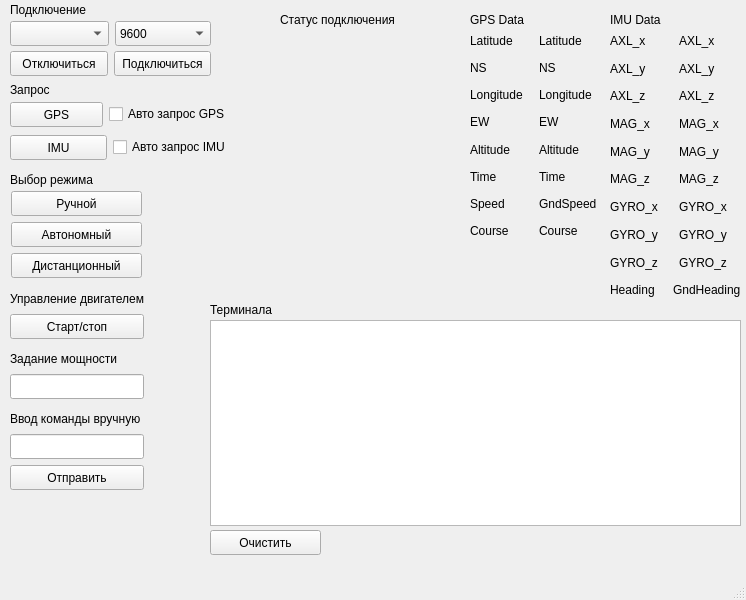
<?xml version="1.0" encoding="UTF-8"?>
<ui version="4.0">
 <class>MainWindow</class>
 <widget class="QMainWindow" name="MainWindow">
  <property name="geometry">
   <rect>
    <x>0</x>
    <y>0</y>
    <width>746</width>
    <height>600</height>
   </rect>
  </property>
  <property name="windowTitle">
   <string>MainWindow</string>
  </property>
  <widget class="QWidget" name="centralwidget">
   <widget class="QLabel" name="label">
    <property name="geometry">
     <rect>
      <x>10</x>
      <y>0</y>
      <width>151</width>
      <height>20</height>
     </rect>
    </property>
    <property name="text">
     <string>Подключение</string>
    </property>
   </widget>
   <widget class="QLabel" name="label_2">
    <property name="geometry">
     <rect>
      <x>10</x>
      <y>80</y>
      <width>51</width>
      <height>20</height>
     </rect>
    </property>
    <property name="text">
     <string>Запрос</string>
    </property>
   </widget>
   <widget class="QLabel" name="label_3">
    <property name="geometry">
     <rect>
      <x>10</x>
      <y>170</y>
      <width>91</width>
      <height>20</height>
     </rect>
    </property>
    <property name="text">
     <string>Выбор режима</string>
    </property>
   </widget>
   <widget class="QTextBrowser" name="textBrowser">
    <property name="geometry">
     <rect>
      <x>210</x>
      <y>320</y>
      <width>531</width>
      <height>206</height>
     </rect>
    </property>
    <property name="font">
     <font>
      <family>Segoe UI</family>
      <pointsize>8</pointsize>
      <italic>false</italic>
      <bold>false</bold>
      <kerning>true</kerning>
     </font>
    </property>
    <property name="styleSheet">
     <string notr="true"/>
    </property>
   </widget>
   <widget class="QLabel" name="label_7">
    <property name="geometry">
     <rect>
      <x>210</x>
      <y>300</y>
      <width>151</width>
      <height>20</height>
     </rect>
    </property>
    <property name="text">
     <string>Терминала</string>
    </property>
   </widget>
   <widget class="QPushButton" name="btn_clean_textBrw">
    <property name="geometry">
     <rect>
      <x>210</x>
      <y>530</y>
      <width>111</width>
      <height>25</height>
     </rect>
    </property>
    <property name="minimumSize">
     <size>
      <width>0</width>
      <height>25</height>
     </size>
    </property>
    <property name="styleSheet">
     <string notr="true"/>
    </property>
    <property name="text">
     <string>Очистить</string>
    </property>
   </widget>
   <widget class="QLabel" name="label_8">
    <property name="geometry">
     <rect>
      <x>470</x>
      <y>10</y>
      <width>131</width>
      <height>20</height>
     </rect>
    </property>
    <property name="text">
     <string>GPS Data</string>
    </property>
   </widget>
   <widget class="QLabel" name="label_9">
    <property name="geometry">
     <rect>
      <x>610</x>
      <y>10</y>
      <width>131</width>
      <height>20</height>
     </rect>
    </property>
    <property name="text">
     <string>IMU Data</string>
    </property>
   </widget>
   <widget class="QLabel" name="label_10">
    <property name="geometry">
     <rect>
      <x>280</x>
      <y>10</y>
      <width>131</width>
      <height>20</height>
     </rect>
    </property>
    <property name="text">
     <string>Статус подключения</string>
    </property>
   </widget>
   <widget class="QWidget" name="">
    <property name="geometry">
     <rect>
      <x>10</x>
      <y>290</y>
      <width>134</width>
      <height>49</height>
     </rect>
    </property>
    <layout class="QVBoxLayout" name="verticalLayout_4">
     <item>
      <widget class="QLabel" name="label_4">
       <property name="text">
        <string>Управление двигателем</string>
       </property>
      </widget>
     </item>
     <item>
      <widget class="QPushButton" name="btn_ctrl_mtr">
       <property name="minimumSize">
        <size>
         <width>0</width>
         <height>25</height>
        </size>
       </property>
       <property name="styleSheet">
        <string notr="true"/>
       </property>
       <property name="text">
        <string>Старт/стоп</string>
       </property>
      </widget>
     </item>
    </layout>
   </widget>
   <widget class="QWidget" name="">
    <property name="geometry">
     <rect>
      <x>470</x>
      <y>30</y>
      <width>131</width>
      <height>211</height>
     </rect>
    </property>
    <layout class="QVBoxLayout" name="verticalLayout">
     <item>
      <layout class="QHBoxLayout" name="horizontalLayout">
       <item>
        <widget class="QLabel" name="lb_latitude">
         <property name="styleSheet">
          <string notr="true"/>
         </property>
         <property name="text">
          <string>Latitude</string>
         </property>
        </widget>
       </item>
       <item>
        <widget class="QLabel" name="lb_latitude_val">
         <property name="styleSheet">
          <string notr="true"/>
         </property>
         <property name="text">
          <string>Latitude</string>
         </property>
        </widget>
       </item>
      </layout>
     </item>
     <item>
      <layout class="QHBoxLayout" name="horizontalLayout_2">
       <item>
        <widget class="QLabel" name="lb_NS">
         <property name="styleSheet">
          <string notr="true"/>
         </property>
         <property name="text">
          <string>NS</string>
         </property>
        </widget>
       </item>
       <item>
        <widget class="QLabel" name="lb_NS_val">
         <property name="styleSheet">
          <string notr="true"/>
         </property>
         <property name="text">
          <string>NS</string>
         </property>
        </widget>
       </item>
      </layout>
     </item>
     <item>
      <layout class="QHBoxLayout" name="horizontalLayout_3">
       <item>
        <widget class="QLabel" name="lb_longitude">
         <property name="styleSheet">
          <string notr="true"/>
         </property>
         <property name="text">
          <string>Longitude</string>
         </property>
        </widget>
       </item>
       <item>
        <widget class="QLabel" name="lb_longitude_val">
         <property name="styleSheet">
          <string notr="true"/>
         </property>
         <property name="text">
          <string>Longitude</string>
         </property>
        </widget>
       </item>
      </layout>
     </item>
     <item>
      <layout class="QHBoxLayout" name="horizontalLayout_4">
       <item>
        <widget class="QLabel" name="lb_EW">
         <property name="styleSheet">
          <string notr="true"/>
         </property>
         <property name="text">
          <string>EW</string>
         </property>
        </widget>
       </item>
       <item>
        <widget class="QLabel" name="lb_EW_val">
         <property name="styleSheet">
          <string notr="true"/>
         </property>
         <property name="text">
          <string>EW</string>
         </property>
        </widget>
       </item>
      </layout>
     </item>
     <item>
      <layout class="QHBoxLayout" name="horizontalLayout_5">
       <item>
        <widget class="QLabel" name="lb_altitude">
         <property name="styleSheet">
          <string notr="true"/>
         </property>
         <property name="text">
          <string>Altitude</string>
         </property>
        </widget>
       </item>
       <item>
        <widget class="QLabel" name="lb_altitude_val">
         <property name="styleSheet">
          <string notr="true"/>
         </property>
         <property name="text">
          <string>Altitude</string>
         </property>
        </widget>
       </item>
      </layout>
     </item>
     <item>
      <layout class="QHBoxLayout" name="horizontalLayout_6">
       <item>
        <widget class="QLabel" name="lb_time">
         <property name="styleSheet">
          <string notr="true"/>
         </property>
         <property name="text">
          <string>Time</string>
         </property>
        </widget>
       </item>
       <item>
        <widget class="QLabel" name="lb_time_val">
         <property name="styleSheet">
          <string notr="true"/>
         </property>
         <property name="text">
          <string>Time</string>
         </property>
        </widget>
       </item>
      </layout>
     </item>
     <item>
      <layout class="QHBoxLayout" name="horizontalLayout_7">
       <item>
        <widget class="QLabel" name="lb_grndSpeed">
         <property name="styleSheet">
          <string notr="true"/>
         </property>
         <property name="text">
          <string>Speed</string>
         </property>
        </widget>
       </item>
       <item>
        <widget class="QLabel" name="lb_grndSpeed_val">
         <property name="styleSheet">
          <string notr="true"/>
         </property>
         <property name="text">
          <string>GndSpeed</string>
         </property>
        </widget>
       </item>
      </layout>
     </item>
     <item>
      <layout class="QHBoxLayout" name="horizontalLayout_8">
       <item>
        <widget class="QLabel" name="lb_rmc_course">
         <property name="styleSheet">
          <string notr="true"/>
         </property>
         <property name="text">
          <string>Course</string>
         </property>
        </widget>
       </item>
       <item>
        <widget class="QLabel" name="lb_rmc_cource_val">
         <property name="styleSheet">
          <string notr="true"/>
         </property>
         <property name="text">
          <string>Course</string>
         </property>
        </widget>
       </item>
      </layout>
     </item>
    </layout>
   </widget>
   <widget class="QWidget" name="">
    <property name="geometry">
     <rect>
      <x>610</x>
      <y>30</y>
      <width>131</width>
      <height>271</height>
     </rect>
    </property>
    <layout class="QVBoxLayout" name="verticalLayout_2">
     <item>
      <layout class="QHBoxLayout" name="horizontalLayout_9">
       <item>
        <widget class="QLabel" name="lb_AXL_x">
         <property name="styleSheet">
          <string notr="true"/>
         </property>
         <property name="text">
          <string>AXL_x</string>
         </property>
        </widget>
       </item>
       <item>
        <widget class="QLabel" name="lb_AXL_x_val">
         <property name="styleSheet">
          <string notr="true"/>
         </property>
         <property name="text">
          <string>AXL_x</string>
         </property>
        </widget>
       </item>
      </layout>
     </item>
     <item>
      <layout class="QHBoxLayout" name="horizontalLayout_10">
       <item>
        <widget class="QLabel" name="lb_AXL_y">
         <property name="styleSheet">
          <string notr="true"/>
         </property>
         <property name="text">
          <string>AXL_y</string>
         </property>
        </widget>
       </item>
       <item>
        <widget class="QLabel" name="lb_AXL_y_val">
         <property name="styleSheet">
          <string notr="true"/>
         </property>
         <property name="text">
          <string>AXL_y</string>
         </property>
        </widget>
       </item>
      </layout>
     </item>
     <item>
      <layout class="QHBoxLayout" name="horizontalLayout_11">
       <item>
        <widget class="QLabel" name="lb_AXL_z">
         <property name="styleSheet">
          <string notr="true"/>
         </property>
         <property name="text">
          <string>AXL_z</string>
         </property>
        </widget>
       </item>
       <item>
        <widget class="QLabel" name="lb_AXL_z_val">
         <property name="styleSheet">
          <string notr="true"/>
         </property>
         <property name="text">
          <string>AXL_z</string>
         </property>
        </widget>
       </item>
      </layout>
     </item>
     <item>
      <layout class="QHBoxLayout" name="horizontalLayout_12">
       <item>
        <widget class="QLabel" name="lb_MAG_x">
         <property name="styleSheet">
          <string notr="true"/>
         </property>
         <property name="text">
          <string>MAG_x</string>
         </property>
        </widget>
       </item>
       <item>
        <widget class="QLabel" name="lb_MAG_x_val">
         <property name="styleSheet">
          <string notr="true"/>
         </property>
         <property name="text">
          <string>MAG_x</string>
         </property>
        </widget>
       </item>
      </layout>
     </item>
     <item>
      <layout class="QHBoxLayout" name="horizontalLayout_13">
       <item>
        <widget class="QLabel" name="lb_MAG_y">
         <property name="styleSheet">
          <string notr="true"/>
         </property>
         <property name="text">
          <string>MAG_y</string>
         </property>
        </widget>
       </item>
       <item>
        <widget class="QLabel" name="lb_MAG_y_val">
         <property name="styleSheet">
          <string notr="true"/>
         </property>
         <property name="text">
          <string>MAG_y</string>
         </property>
        </widget>
       </item>
      </layout>
     </item>
     <item>
      <layout class="QHBoxLayout" name="horizontalLayout_14">
       <item>
        <widget class="QLabel" name="lb_MAG_z">
         <property name="styleSheet">
          <string notr="true"/>
         </property>
         <property name="text">
          <string>MAG_z</string>
         </property>
        </widget>
       </item>
       <item>
        <widget class="QLabel" name="lb_MAG_z_val">
         <property name="styleSheet">
          <string notr="true"/>
         </property>
         <property name="text">
          <string>MAG_z</string>
         </property>
        </widget>
       </item>
      </layout>
     </item>
     <item>
      <layout class="QHBoxLayout" name="horizontalLayout_15">
       <item>
        <widget class="QLabel" name="lb_GYRO_x">
         <property name="styleSheet">
          <string notr="true"/>
         </property>
         <property name="text">
          <string>GYRO_x</string>
         </property>
        </widget>
       </item>
       <item>
        <widget class="QLabel" name="lb_GYRO_x_val">
         <property name="styleSheet">
          <string notr="true"/>
         </property>
         <property name="text">
          <string>GYRO_x</string>
         </property>
        </widget>
       </item>
      </layout>
     </item>
     <item>
      <layout class="QHBoxLayout" name="horizontalLayout_16">
       <item>
        <widget class="QLabel" name="lb_GYRO_y">
         <property name="styleSheet">
          <string notr="true"/>
         </property>
         <property name="text">
          <string>GYRO_y</string>
         </property>
        </widget>
       </item>
       <item>
        <widget class="QLabel" name="lb_GYRO_y_val">
         <property name="styleSheet">
          <string notr="true"/>
         </property>
         <property name="text">
          <string>GYRO_y</string>
         </property>
        </widget>
       </item>
      </layout>
     </item>
     <item>
      <layout class="QHBoxLayout" name="horizontalLayout_17">
       <item>
        <widget class="QLabel" name="lb_GYRO_z">
         <property name="styleSheet">
          <string notr="true"/>
         </property>
         <property name="text">
          <string>GYRO_z</string>
         </property>
        </widget>
       </item>
       <item>
        <widget class="QLabel" name="lb_GYRO_z_val">
         <property name="styleSheet">
          <string notr="true"/>
         </property>
         <property name="text">
          <string>GYRO_z</string>
         </property>
        </widget>
       </item>
      </layout>
     </item>
     <item>
      <layout class="QHBoxLayout" name="horizontalLayout_18">
       <item>
        <widget class="QLabel" name="lb_GndHeading">
         <property name="styleSheet">
          <string notr="true"/>
         </property>
         <property name="text">
          <string>Heading</string>
         </property>
        </widget>
       </item>
       <item>
        <widget class="QLabel" name="lb_GndHeading_val">
         <property name="styleSheet">
          <string notr="true"/>
         </property>
         <property name="text">
          <string>GndHeading</string>
         </property>
        </widget>
       </item>
      </layout>
     </item>
    </layout>
   </widget>
   <widget class="QWidget" name="">
    <property name="geometry">
     <rect>
      <x>10</x>
      <y>100</y>
      <width>221</width>
      <height>62</height>
     </rect>
    </property>
    <layout class="QVBoxLayout" name="verticalLayout_3">
     <item>
      <layout class="QHBoxLayout" name="horizontalLayout_20">
       <item>
        <widget class="QPushButton" name="btn_gps">
         <property name="minimumSize">
          <size>
           <width>0</width>
           <height>25</height>
          </size>
         </property>
         <property name="styleSheet">
          <string notr="true"/>
         </property>
         <property name="text">
          <string>GPS</string>
         </property>
        </widget>
       </item>
       <item>
        <widget class="QCheckBox" name="checkBox">
         <property name="text">
          <string>Авто запрос GPS</string>
         </property>
        </widget>
       </item>
      </layout>
     </item>
     <item>
      <layout class="QHBoxLayout" name="horizontalLayout_19">
       <item>
        <widget class="QPushButton" name="btn_imu">
         <property name="minimumSize">
          <size>
           <width>0</width>
           <height>25</height>
          </size>
         </property>
         <property name="styleSheet">
          <string notr="true"/>
         </property>
         <property name="text">
          <string>IMU</string>
         </property>
        </widget>
       </item>
       <item>
        <widget class="QCheckBox" name="checkBox_2">
         <property name="text">
          <string>Авто запрос IMU</string>
         </property>
        </widget>
       </item>
      </layout>
     </item>
    </layout>
   </widget>
   <widget class="QWidget" name="">
    <property name="geometry">
     <rect>
      <x>10</x>
      <y>20</y>
      <width>201</width>
      <height>27</height>
     </rect>
    </property>
    <layout class="QHBoxLayout" name="horizontalLayout_21">
     <item>
      <widget class="QComboBox" name="cb_com_dev">
       <property name="minimumSize">
        <size>
         <width>0</width>
         <height>25</height>
        </size>
       </property>
       <property name="layoutDirection">
        <enum>Qt::LeftToRight</enum>
       </property>
       <property name="styleSheet">
        <string notr="true"/>
       </property>
       <property name="placeholderText">
        <string>Не выбрано</string>
       </property>
      </widget>
     </item>
     <item>
      <widget class="QComboBox" name="cb_baudrate">
       <property name="minimumSize">
        <size>
         <width>0</width>
         <height>25</height>
        </size>
       </property>
       <property name="styleSheet">
        <string notr="true"/>
       </property>
       <property name="placeholderText">
        <string/>
       </property>
       <item>
        <property name="text">
         <string>9600</string>
        </property>
       </item>
       <item>
        <property name="text">
         <string>115200</string>
        </property>
       </item>
      </widget>
     </item>
    </layout>
   </widget>
   <widget class="QWidget" name="">
    <property name="geometry">
     <rect>
      <x>10</x>
      <y>50</y>
      <width>201</width>
      <height>27</height>
     </rect>
    </property>
    <layout class="QHBoxLayout" name="horizontalLayout_22">
     <item>
      <widget class="QPushButton" name="btn_disconnect">
       <property name="minimumSize">
        <size>
         <width>0</width>
         <height>25</height>
        </size>
       </property>
       <property name="styleSheet">
        <string notr="true"/>
       </property>
       <property name="text">
        <string>Отключиться</string>
       </property>
      </widget>
     </item>
     <item>
      <widget class="QPushButton" name="btn_connect">
       <property name="minimumSize">
        <size>
         <width>0</width>
         <height>25</height>
        </size>
       </property>
       <property name="styleSheet">
        <string notr="true"/>
       </property>
       <property name="text">
        <string>Подключиться</string>
       </property>
      </widget>
     </item>
    </layout>
   </widget>
   <widget class="QWidget" name="">
    <property name="geometry">
     <rect>
      <x>10</x>
      <y>410</y>
      <width>134</width>
      <height>80</height>
     </rect>
    </property>
    <layout class="QVBoxLayout" name="verticalLayout_6">
     <item>
      <widget class="QLabel" name="label_6">
       <property name="text">
        <string>Ввод команды вручную</string>
       </property>
      </widget>
     </item>
     <item>
      <widget class="QLineEdit" name="le_mnl_cmd">
       <property name="minimumSize">
        <size>
         <width>0</width>
         <height>25</height>
        </size>
       </property>
       <property name="maximumSize">
        <size>
         <width>16777215</width>
         <height>16777215</height>
        </size>
       </property>
       <property name="styleSheet">
        <string notr="true"/>
       </property>
       <property name="text">
        <string/>
       </property>
      </widget>
     </item>
     <item>
      <widget class="QPushButton" name="btn_mnl_cmd">
       <property name="minimumSize">
        <size>
         <width>0</width>
         <height>25</height>
        </size>
       </property>
       <property name="styleSheet">
        <string notr="true"/>
       </property>
       <property name="text">
        <string>Отправить</string>
       </property>
      </widget>
     </item>
    </layout>
   </widget>
   <widget class="QWidget" name="">
    <property name="geometry">
     <rect>
      <x>10</x>
      <y>350</y>
      <width>134</width>
      <height>49</height>
     </rect>
    </property>
    <layout class="QVBoxLayout" name="verticalLayout_5">
     <item>
      <widget class="QLabel" name="label_5">
       <property name="text">
        <string>Задание мощности</string>
       </property>
      </widget>
     </item>
     <item>
      <widget class="QLineEdit" name="le_pwr_mnl">
       <property name="minimumSize">
        <size>
         <width>0</width>
         <height>25</height>
        </size>
       </property>
       <property name="maximumSize">
        <size>
         <width>16777215</width>
         <height>16777215</height>
        </size>
       </property>
       <property name="styleSheet">
        <string notr="true"/>
       </property>
       <property name="text">
        <string/>
       </property>
      </widget>
     </item>
    </layout>
   </widget>
   <widget class="QWidget" name="">
    <property name="geometry">
     <rect>
      <x>11</x>
      <y>191</y>
      <width>131</width>
      <height>89</height>
     </rect>
    </property>
    <layout class="QVBoxLayout" name="verticalLayout_7">
     <item>
      <widget class="QPushButton" name="btn_mnl_mode">
       <property name="minimumSize">
        <size>
         <width>0</width>
         <height>25</height>
        </size>
       </property>
       <property name="styleSheet">
        <string notr="true"/>
       </property>
       <property name="text">
        <string>Ручной</string>
       </property>
      </widget>
     </item>
     <item>
      <widget class="QPushButton" name="btn_auto_mode">
       <property name="minimumSize">
        <size>
         <width>0</width>
         <height>25</height>
        </size>
       </property>
       <property name="styleSheet">
        <string notr="true"/>
       </property>
       <property name="text">
        <string>Автономный</string>
       </property>
      </widget>
     </item>
     <item>
      <widget class="QPushButton" name="btn_rmt_mode">
       <property name="minimumSize">
        <size>
         <width>0</width>
         <height>25</height>
        </size>
       </property>
       <property name="styleSheet">
        <string notr="true"/>
       </property>
       <property name="text">
        <string>Дистанционный</string>
       </property>
      </widget>
     </item>
    </layout>
   </widget>
  </widget>
  <widget class="QMenuBar" name="menubar">
   <property name="geometry">
    <rect>
     <x>0</x>
     <y>0</y>
     <width>746</width>
     <height>22</height>
    </rect>
   </property>
  </widget>
  <widget class="QStatusBar" name="statusbar"/>
 </widget>
 <resources/>
 <connections/>
</ui>
